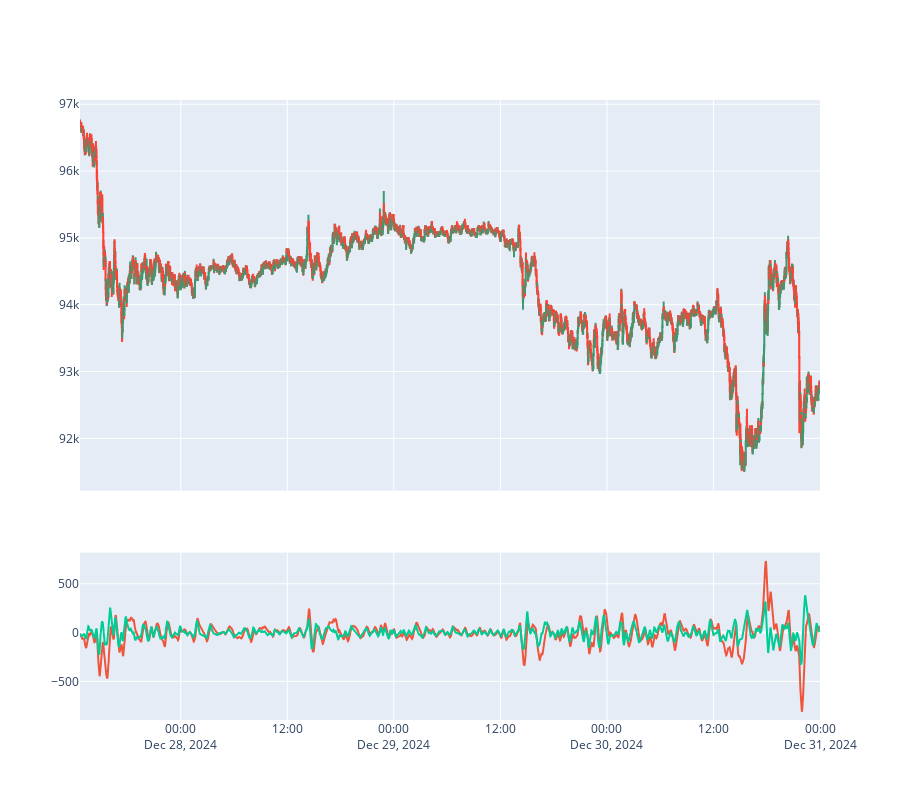

Here is the notebook cell this chart was saved with:
### Code cell
from research_tools import subplot

num = 5000

subplot(
    trading_1m[-num:, :],
    {
        "roofing": roofing[-num:],
        "roofing_zero_mean": roofing_zero_mean[-num:],
    },
)

### Figure 1 — Plotly figure (JSON) as saved in the notebook; plotly's stock layout.template omitted (floating-point values rounded to 4 significant figures; data arrays with more than 128 entries replaced by an {"elided": "..."} marker saying what was removed)
{"data": [{"close": {"elided": "5000 float values"}, "high": {"elided": "5000 float values"}, "low": {"elided": "5000 float values"}, "name": "Candlestick", "open": {"elided": "5000 float values"}, "type": "candlestick", "x": {"elided": "5000 str values"}, "xaxis": "x", "yaxis": "y"}, {"mode": "lines", "name": "roofing", "type": "scatter", "x": {"elided": "5000 str values"}, "xaxis": "x2", "y": {"elided": "5000 float values"}, "yaxis": "y2"}, {"mode": "lines", "name": "roofing_zero_mean", "type": "scatter", "x": {"elided": "5000 str values"}, "xaxis": "x2", "y": {"elided": "5000 float values"}, "yaxis": "y2"}], "layout": {"height": 800, "showlegend": false, "xaxis": {"anchor": "y", "domain": [0, 1], "matches": "x2", "rangeslider": {"visible": false}, "showticklabels": false}, "xaxis2": {"anchor": "y2", "domain": [0, 1]}, "yaxis": {"anchor": "x", "domain": [0.37, 1]}, "yaxis2": {"anchor": "x2", "domain": [0, 0.27]}}}
